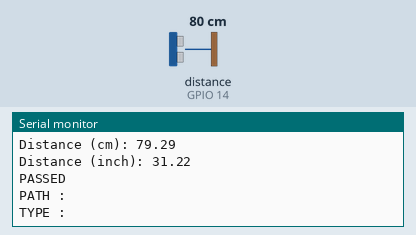
Bench run of a sketch on a simulated ESP8266 (NodeMCU). Shown: the last lines printed to the serial monitor. Wiring (inferred from the names in the program): ultrasonic range finder: trigger GPIO 12; echo GPIO 14. The inputs (shaded band) are chosen by the test bench; at power-on: distance to the obstacle (sensor on GPIO 14) 80 cm. The echo pulse lasts 58.3 µs per cm; WiFi joins after 1.5 s; servers stay silent unless stated.

Above: at 2.7 s.
2.8 s: distance to the obstacle (sensor on GPIO 14) set to 2 cm
At 3.64 s:
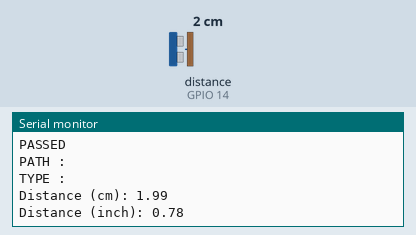
4.3 s: distance to the obstacle (sensor on GPIO 14) set to 4 cm
At 4.64 s:
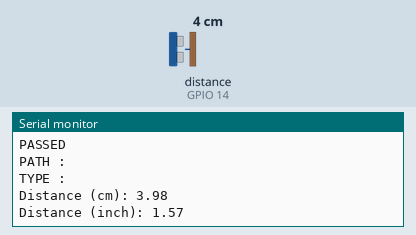
Timing chart, 0 to 7.3 s (numbered marks = the images above; inputs shaded):
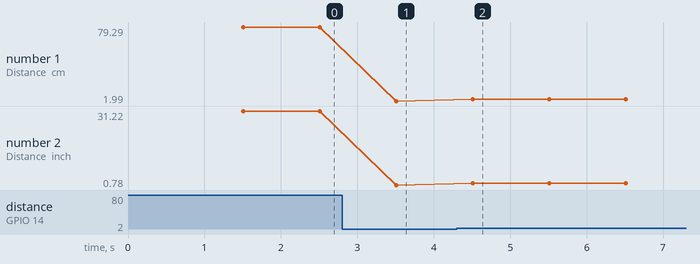

Measured:
- after the input at 2.8 s, the serial monitor: prints a new line after 0.71 s (image 1)
- after the input at 4.3 s, the serial monitor: prints a new line after 0.21 s (image 2)
- plotted number 1: 79.29 → 1.99 after the input at 2.8 s, 1.99 → 3.98 after the input at 4.3 s
- plotted number 2: 31.22 → 0.78 after the input at 2.8 s, 0.78 → 1.57 after the input at 4.3 s

The sketch:

fayerbes.ino
```cpp
#include <HCSR04.h>
#include <Arduino.h>
#include <ESP8266WiFi.h>
#include <Firebase_ESP_Client.h>
#include "addons/TokenHelper.h"
#include "addons/RTDBHelper.h"

#define WIFI_SSID "akusaja"
#define WIFI_PASS "123456789"

#define API_KEY "AIzaSyBbLU7PoWox4mR9cFWxvdmP4w-Q-8QUK8o"
#define DATABASE_URL "https://ultrasonic-fc2c3-default-rtdb.asia-southeast1.firebasedatabase.app/"

FirebaseData fbdo;
FirebaseAuth auth;
FirebaseConfig config;

unsigned long sendDataPrevMillis = 0;
int count = 0;
bool signupOK = false;

const int trigPin = 12; // d6
const int echoPin = 14; // d5

#define SOUND_VELOCITY 0.034
#define CM_TO_INCH 0.393701

long duration;
float distanceCm;
float distanceInch;

void setup() {
  // put your setup code here, to run once:
  Serial.begin(115200);
  pinMode(trigPin, OUTPUT);
  pinMode(echoPin, INPUT);

  WiFi.begin(WIFI_SSID, WIFI_PASS);
  Serial.print("Connecting To Wifi");
  while (WiFi.status() != WL_CONNECTED){
    Serial.print(".");
    delay(300);
    }
  Serial.println();
  Serial.print("Connected with IP: ");
  Serial.println(WiFi.localIP());
  Serial.println();

  config.api_key = API_KEY;
  config.database_url = DATABASE_URL;

  if (Firebase.signUp(&config, &auth, "", "")){
    Serial.println("OK");
    signupOK = true;
    }
  else{
    Serial.printf("%s\n", config.signer.signupError.message.c_str());
    }
  config.token_status_callback = tokenStatusCallback;

  Firebase.begin(&config, &auth);
  Firebase.reconnectWiFi(true);

}

void loop() {
  // put your main code here, to run repeatedly:
  if (Firebase.ready() == signupOK && (millis() - sendDataPrevMillis > 1000 || sendDataPrevMillis == 0)){
      sendDataPrevMillis = millis();

      digitalWrite(trigPin, LOW);
      delayMicroseconds(2);
      digitalWrite(trigPin, HIGH);
      delayMicroseconds(10);
      digitalWrite(trigPin, LOW);

      duration = pulseIn(echoPin, HIGH);
      distanceCm = duration * SOUND_VELOCITY/2;
      distanceInch = distanceCm * CM_TO_INCH;

      Serial.print("Distance (cm): ");
      Serial.println(distanceCm);
      Serial.print("Distance (inch): ");
      Serial.println(distanceInch);

      if (Firebase.RTDB.setFloat(&fbdo, "test/distanceCm", distanceCm)){
        Serial.println("PASSED");
        Serial.println("PATH : " + fbdo.dataPath());
        Serial.println("TYPE : " + fbdo.dataType());
        }
      else{
        Serial.print("FAILED");
        Serial.print("REASON : " + fbdo.errorReason());
        }
      count++;
      if (Firebase.RTDB.setFloat(&fbdo, "test/distanceInch", distanceInch)){
        Serial.println("PASSED");
        Serial.println("PATH : " + fbdo.dataPath());
        Serial.println("TYPE : " + fbdo.dataType());
        }
      else{
        Serial.print("FAILED");
        Serial.print("REASON : " + fbdo.errorReason());
        }
    }
}
```
